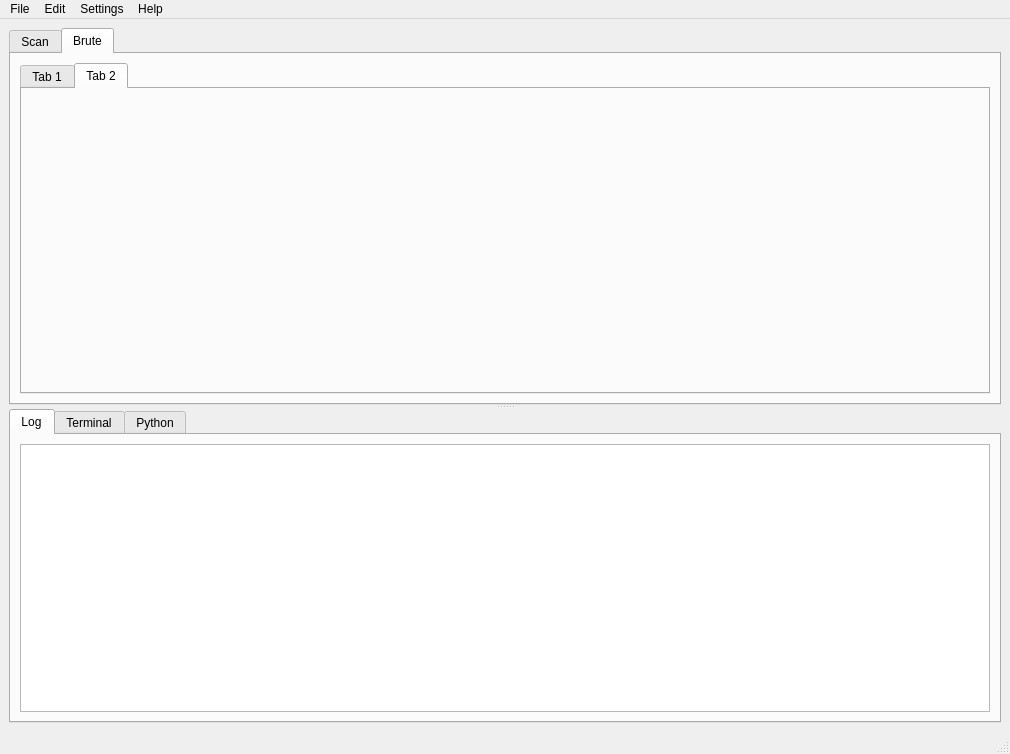
<?xml version="1.0" encoding="UTF-8"?>
<ui version="4.0">
    <class>MainWindow</class>
    <widget class="QMainWindow" name="MainWindow">
        <property name="geometry">
            <rect>
                <x>0</x>
                <y>0</y>
                <width>1010</width>
                <height>754</height>
            </rect>
        </property>
        <property name="windowTitle">
            <string>Sparta v0.0001</string>
        </property>
        <widget class="QWidget" name="centralwidget">
            <layout class="QGridLayout" name="gridLayout">
                <item row="0" column="0">
                    <widget class="QSplitter" name="splitter_2">
                        <property name="orientation">
                            <enum>Qt::Vertical</enum>
                        </property>
                        <widget class="QTabWidget" name="MainTabWidget">
                            <property name="currentIndex">
                                <number>1</number>
                            </property>
                            <widget class="QWidget" name="ScanTab">
                                <attribute name="title">
                                    <string>Scan</string>
                                </attribute>
                                <layout class="QGridLayout" name="gridLayout_2">
                                    <item row="0" column="0">
                                        <widget class="QSplitter" name="splitter">
                                            <property name="orientation">
                                                <enum>Qt::Horizontal</enum>
                                            </property>
                                            <widget class="QTabWidget" name="HostsTabWidget">
                                                <property name="sizePolicy">
                                                    <sizepolicy hsizetype="Expanding"
                                                        vsizetype="Expanding">
                                                        <horstretch>0</horstretch>
                                                        <verstretch>0</verstretch>
                                                    </sizepolicy>
                                                </property>
                                                <property name="currentIndex">
                                                    <number>1</number>
                                                </property>
                                                <widget class="QWidget" name="HostsTab">
                                                    <attribute name="title">
                                                        <string>Hosts</string>
                                                    </attribute>
                                                    <layout class="QHBoxLayout"
                                                        name="horizontalLayout">
                                                        <item>
                                                            <widget class="QTableView"
                                                                name="HostsTableView" />
                                                        </item>
                                                    </layout>
                                                </widget>
                                                <widget class="QWidget" name="ServicesLeftTab">
                                                    <attribute name="title">
                                                        <string>Services</string>
                                                    </attribute>
                                                    <layout class="QHBoxLayout"
                                                        name="horizontalLayout_2">
                                                        <item>
                                                            <widget class="QTableView"
                                                                name="ServiceNamesTableView" />
                                                        </item>
                                                    </layout>
                                                </widget>
                                            </widget>
                                            <widget class="QTabWidget" name="ServicesTabWidget">
                                                <property name="enabled">
                                                    <bool>true</bool>
                                                </property>
                                                <property name="sizePolicy">
                                                    <sizepolicy hsizetype="Expanding"
                                                        vsizetype="Expanding">
                                                        <horstretch>1</horstretch>
                                                        <verstretch>0</verstretch>
                                                    </sizepolicy>
                                                </property>
                                                <property name="currentIndex">
                                                    <number>1</number>
                                                </property>
                                                <widget class="QWidget" name="ServicesRightTab">
                                                    <attribute name="title">
                                                        <string>Services</string>
                                                    </attribute>
                                                    <layout class="QVBoxLayout"
                                                        name="verticalLayout">
                                                        <item>
                                                            <widget class="QTableView"
                                                                name="ServicesTableView" />
                                                        </item>
                                                    </layout>
                                                </widget>
                                                <widget class="QWidget" name="ScriptsTab">
                                                    <attribute name="title">
                                                        <string>Page</string>
                                                    </attribute>
                                                    <layout class="QHBoxLayout"
                                                        name="horizontalLayout_6">
                                                        <item>
                                                            <widget class="QPlainTextEdit"
                                                                name="ScriptsTextEdit" />
                                                        </item>
                                                    </layout>
                                                </widget>
                                                <widget class="QWidget" name="InformationTab">
                                                    <attribute name="title">
                                                        <string>Information</string>
                                                    </attribute>
                                                    <layout class="QHBoxLayout"
                                                        name="horizontalLayout_3">
                                                        <item>
                                                            <widget class="QTableView"
                                                                name="InformationTableView" />
                                                        </item>
                                                    </layout>
                                                </widget>
                                                <widget class="QWidget" name="NotesTab">
                                                    <attribute name="title">
                                                        <string>Notes</string>
                                                    </attribute>
                                                    <layout class="QHBoxLayout"
                                                        name="horizontalLayout_4">
                                                        <item>
                                                            <widget class="QTextEdit"
                                                                name="NotesTextEdit" />
                                                        </item>
                                                    </layout>
                                                </widget>
                                                <widget class="QWidget" name="ScreenshotsTab">
                                                    <attribute name="title">
                                                        <string>Page</string>
                                                    </attribute>
                                                </widget>
                                            </widget>
                                        </widget>
                                    </item>
                                </layout>
                            </widget>
                            <widget class="QWidget" name="BruteTab">
                                <attribute name="title">
                                    <string>Brute</string>
                                </attribute>
                                <layout class="QHBoxLayout" name="horizontalLayout_7">
                                    <item>
                                        <widget class="QTabWidget" name="BruteTabWidget">
                                            <property name="currentIndex">
                                                <number>1</number>
                                            </property>
                                            <widget class="QWidget" name="tab">
                                                <attribute name="title">
                                                    <string>Tab 1</string>
                                                </attribute>
                                                <layout class="QHBoxLayout"
                                                    name="horizontalLayout_8" />
                                            </widget>
                                            <widget class="QWidget" name="tab_2">
                                                <attribute name="title">
                                                    <string>Tab 2</string>
                                                </attribute>
                                            </widget>
                                        </widget>
                                    </item>
                                </layout>
                            </widget>
                        </widget>
                        <widget class="QTabWidget" name="BottomTabWidget">
                            <property name="sizeIncrement">
                                <size>
                                    <width>0</width>
                                    <height>0</height>
                                </size>
                            </property>
                            <property name="baseSize">
                                <size>
                                    <width>0</width>
                                    <height>0</height>
                                </size>
                            </property>
                            <property name="currentIndex">
                                <number>0</number>
                            </property>
                            <widget class="QWidget" name="LogTab">
                                <attribute name="title">
                                    <string>Log</string>
                                </attribute>
                                <layout class="QHBoxLayout" name="horizontalLayout_5">
                                    <item>
                                        <widget class="QTableView" name="ProcessesTableView" />
                                    </item>
                                </layout>
                            </widget>
                            <widget class="QWidget" name="TerminalTab">
                                <attribute name="title">
                                    <string>Terminal</string>
                                </attribute>
                            </widget>
                            <widget class="QWidget" name="PythonTab">
                                <attribute name="title">
                                    <string>Python</string>
                                </attribute>
                            </widget>
                        </widget>
                    </widget>
                </item>
            </layout>
        </widget>
        <widget class="QMenuBar" name="menubar">
            <property name="geometry">
                <rect>
                    <x>0</x>
                    <y>0</y>
                    <width>1010</width>
                    <height>25</height>
                </rect>
            </property>
            <widget class="QMenu" name="menuFile">
                <property name="title">
                    <string>File</string>
                </property>
                <addaction name="actionNew" />
                <addaction name="actionOpen" />
                <addaction name="actionSave" />
                <addaction name="actionSaveAs" />
                <addaction name="separator" />
                <addaction name="actionAddHosts" />
                <addaction name="actionImportNmap" />
                <addaction name="separator" />
                <addaction name="actionExit" />
            </widget>
            <widget class="QMenu" name="menuEdit">
                <property name="title">
                    <string>Edit</string>
                </property>
            </widget>
            <widget class="QMenu" name="menuSettings">
                <property name="title">
                    <string>Settings</string>
                </property>
            </widget>
            <widget class="QMenu" name="menuHelp">
                <property name="title">
                    <string>Help</string>
                </property>
            </widget>
            <addaction name="menuFile" />
            <addaction name="menuEdit" />
            <addaction name="menuSettings" />
            <addaction name="menuHelp" />
        </widget>
        <widget class="QStatusBar" name="statusbar" />
        <action name="actionExit">
            <property name="text">
                <string>Exit</string>
            </property>
            <property name="toolTip">
                <string>Exit the application</string>
            </property>
            <property name="shortcut">
                <string>Ctrl+Q</string>
            </property>
        </action>
        <action name="actionOpen">
            <property name="text">
                <string>Open</string>
            </property>
            <property name="toolTip">
                <string>Open an existing project file</string>
            </property>
            <property name="shortcut">
                <string>Ctrl+O</string>
            </property>
        </action>
        <action name="actionSave">
            <property name="text">
                <string>Save</string>
            </property>
            <property name="toolTip">
                <string>Save the current project</string>
            </property>
            <property name="shortcut">
                <string>Ctrl+S</string>
            </property>
        </action>
        <action name="actionImportNmap">
            <property name="text">
                <string>Import nmap</string>
            </property>
            <property name="toolTip">
                <string>Import an nmap xml file</string>
            </property>
        </action>
        <action name="actionSaveAs">
            <property name="text">
                <string>Save As</string>
            </property>
        </action>
        <action name="actionNew">
            <property name="text">
                <string>New</string>
            </property>
            <property name="shortcut">
                <string>Ctrl+N</string>
            </property>
        </action>
        <action name="actionAddHosts">
            <property name="text">
                <string>Add host(s) to scope</string>
            </property>
        </action>
    </widget>
    <resources />
    <connections />
</ui>
